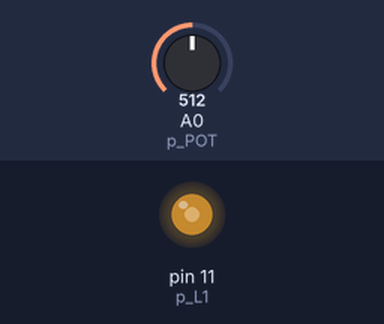
The sketch below on a simulated Arduino Uno, built with avr-gcc and run on an emulated ATmega328P. On the bench: output pins drawn as LEDs (lit = HIGH). The test bench sets the inputs (shaded band); at power-on: A0 (p_POT) = 512.

Above: at 1.2 s.
1.3 s: A0 (p_POT) set to 716
At 2.5 s:
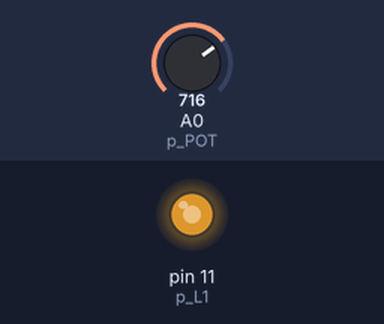
2.8 s: A0 (p_POT) set to 900
At 3.7 s:
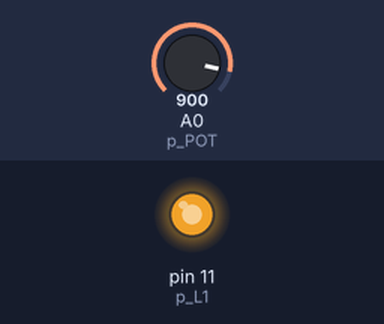
4.3 s: A0 (p_POT) set to 122
At 4.9 s:
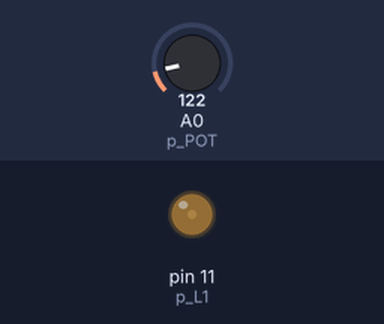
5.8 s: A0 (p_POT) set to 0
At 7.0 s:
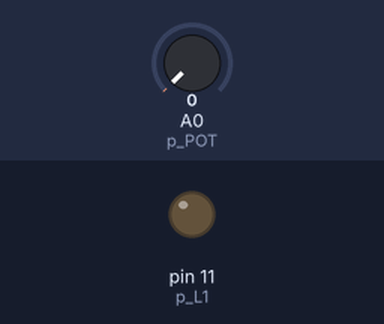
7.3 s: A0 (p_POT) set to 511
At 8.3 s:
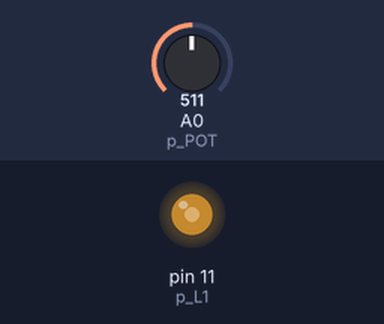
Timing chart, 0 to 9.8 s (numbered marks = the images above; inputs shaded):
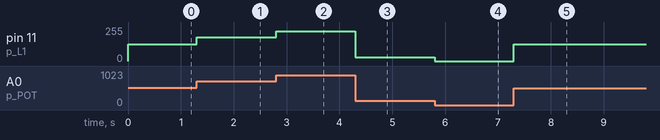

The sketch:

Arduino_Projeto_DImmerLED.ino
```cpp
//pinos
const int p_POT = A0;
const int p_L1 = 11;

//variáveis
int leitura = 0;
int pwm = 0;

void setup() {
  pinMode(p_POT, INPUT);
  pinMode(p_L1, OUTPUT);
}

void loop() {
  leitura = analogRead(p_POT);

  pwm = map(leitura, 0, 1023, 0, 255);

  analogWrite(p_L1, pwm);
}
```

Measured:
- after the input at 1.3 s, pin 11 (p_L1): 127/255 → 178/255 at once
- after the input at 2.8 s, pin 11 (p_L1): 178/255 → 224/255 at once
- after the input at 4.3 s, pin 11 (p_L1): 224/255 → 30/255 at once
- after the input at 5.8 s, pin 11 (p_L1): 30/255 → 0/255 at once
- after the input at 7.3 s, pin 11 (p_L1): 0/255 → 127/255 at once
